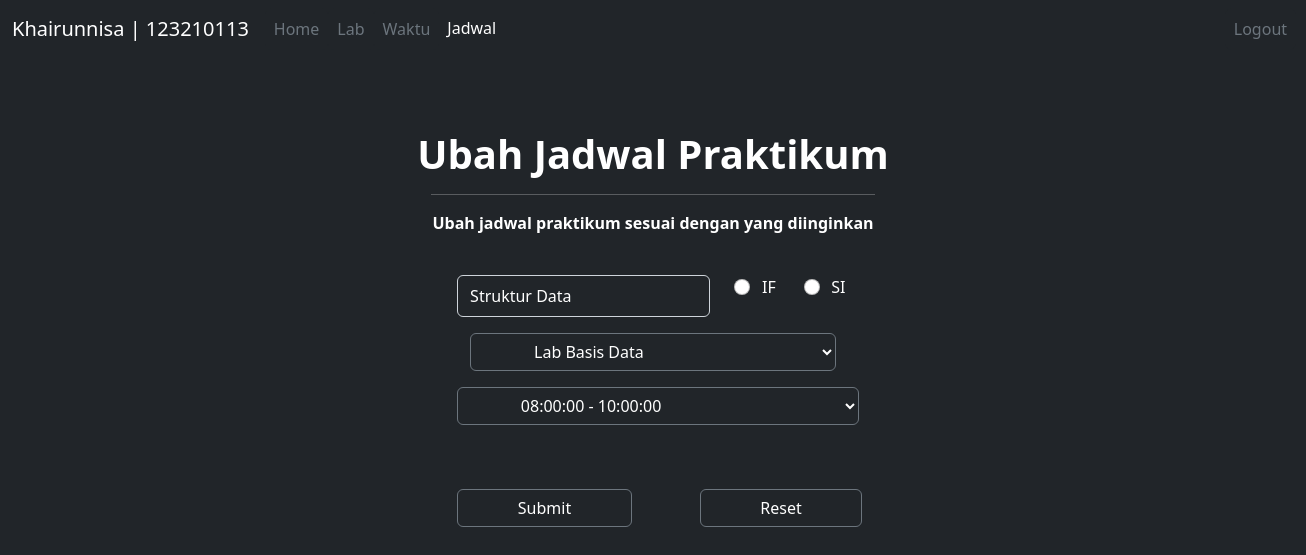
The app's page /edit.php (signed in) with its own data.
### tables this page shows
CREATE TABLE `user` (
  `id_user` int(11) NOT NULL,
  `username` varchar(20) NOT NULL,
  `password` varchar(20) NOT NULL
);

CREATE TABLE `jadwal` (
  `id_jadwal` int(11) NOT NULL,
  `mk` varchar(50) DEFAULT NULL,
  `jurusan` varchar(2) DEFAULT NULL,
  `id_lab` int(11) DEFAULT NULL,
  `id_waktu` int(11) DEFAULT NULL
);

### edit.php (the view, shortened to what this page needs)
<!DOCTYPE html>
<html>
<head>
    <link href="https://cdn.jsdelivr.net/npm/bootstrap@5.2.2/dist/css/bootstrap.min.css" rel="stylesheet">
</head>
<body class="bg-dark text-white">
	<nav class="navbar navbar-expand-lg bg-dark">
		<div class="container-fluid">
			<span class="navbar-brand mb-0 h1 text-white">
				<?php
					include ('koneksi.php');
					$sql	= "SELECT * FROM user";
					$query	= mysqli_query($koneksi, $sql);
					$data 	= mysqli_fetch_array($query);
				?>
				<?= $data['username']; ?> | <?= $data['id_user']; ?>
			</span>
			<div class="collapse navbar-collapse" id="navbarNav">
				<ul class="navbar-nav">
					<li class="nav-item">
						<a class="nav-link text-secondary btn btn-dark" href="index.php">Home</a>
					</li>
					<li class="nav-item">
						<a class="nav-link text-secondary btn btn-dark" href="lab.php">Lab</a>
					</li>
					<li class="nav-item">
						<a class="nav-link text-secondary btn btn-dark" href="">Waktu</a>
					</li>
					<li class="nav-item">
						<a class="nav-link active text-white" href="jadwal.php" aria-current="page">Jadwal</a>
					</li>
					<li class="nav-item" style="margin-left: 232%">
						<a class="nav-link text-secondary btn btn-dark" href="">Logout</a>
					</li>
				</ul>
			</div>
		</div>
	</nav>
	<br><br><br>
	<center>
		<h1 class="fw-semibold fs-1">Ubah Jadwal Praktikum</h1>
		<hr style="margin-left: 33%; margin-right: 33%">
		<p class="fw-semibold fs-6">Ubah jadwal praktikum sesuai dengan yang diinginkan</p>
		<br>
		<form method="POST" action="edit_proses.php" style="margin-left: 35%; margin-right: 35%" >
			<?php
				include('koneksi.php');
				$sql	= "SELECT * FROM jadwal INNER JOIN lab on jadwal.id_lab = lab.id_lab INNER JOIN waktu on jadwal.id_waktu = waktu.id_waktu";
				$query 	= mysqli_query($koneksi, $sql);
				$data = mysqli_fetch_array($query);
			?>
			<div class="row mb-3">
				<div class="col-8">
					<input type="text" class="form-control bg-dark text-white pt-2 pb-2" name="mk" placeholder="Masukkan MK Praktikum" value="<?= $data['mk'];  ?>" required="">
				</div>
				<div class="col-2" style="">
					<div class="form-check" >
						<input class="form-check-input" type="radio" name="jurusan" required="" value="IF">
						<label class="form-check-label" for="flexRadioDefault1">IF</label>
					</div>
				</div>
				<div class="col-2" style="">
					<div class="form-check">
						<input class="form-check-input" type="radio" name="jurusan" required="" value="SI">
						<label class="form-check-label" for="flexRadioDefault2">SI</label>
					</div>
				</div>
			</div>
			<div class="mb-3">
				<select class="btn btn-dark text-white btn-outline-secondary dropdown-toggle fs-6" data-bs-toggle="dropdown" style="padding-left: 15%; padding-right: 40%" name="lab" required="">
					<?php
						include('koneksi.php');
						$sql	= "SELECT * FROM lab";
						$query 	= mysqli_query($koneksi, $sql);
						while($data = mysqli_fetch_array($query)){
					?>
					<option  align="left" value=<?= $data['id_lab']; ?>><?= $data['lab']; ?></option>
					<?php } ?>
				</select>
			</div>
			<div class="mb-3">
				<select class="btn btn-dark text-white btn-outline-secondary dropdown-toggle fs-6" data-bs-toggle="dropdown" style="padding-left: 15%; padding-right: 46%" name="waktu" required="">
					<?php
						include('koneksi.php');
						$sql	= "SELECT * FROM waktu";
						$query 	= mysqli_query($koneksi, $sql);
						while($data = mysqli_fetch_array($query)){
					?>
					<option align="left" value=<?= $data['id_waktu']; ?>><?= $data['waktu_mulai'];?> - <?= $data['waktu_selesai'];?></option>
					<?php } ?>
				</select>
			</div>
			<br><br>
			<div class="row mb-3" align="center">
				<div class="col-5">
					<button type="submit" class="btn btn-dark text-white btn-outline-secondary" style="padding-left: 40%; padding-right: 40%">Submit</button>
				</div>
				<div class="col-2"></div>
				<div class="col-5">
					<button type="reset" class="btn btn-dark text-white btn-outline-secondary" style="padding-left: 40%; padding-right: 40%">Reset</button>
				</div>
			</div>
		</form>
	</center>
</body>
</html>

### records on screen
user: username "Khairunnisa", id_user "123210113"
jadwal: mk "Struktur Data"

### other values on screen
form field lab "Lab Basis Data"
form field waktu "08:00:00 - 10:00:00"
